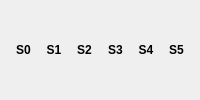
                     <widget class="QWidget" name="widget_15" native="true">
                      <layout class="QHBoxLayout" name="horizontalLayout_36">
                       <item>
                        <widget class="SwitchableLabel" name="s0_now_lbl">
                         <property name="font">
                          <font>
                           <weight>75</weight>
                           <bold>true</bold>
                          </font>
                         </property>
                         <property name="text">
                          <string>S0</string>
                         </property>
                         <property name="alignment">
                          <set>Qt::AlignCenter</set>
                         </property>
                        </widget>
                       </item>
                       <item>
                        <widget class="SwitchableLabel" name="s1_now_lbl">
                         <property name="font">
                          <font>
                           <weight>75</weight>
                           <bold>true</bold>
                          </font>
                         </property>
                         <property name="text">
                          <string>S1</string>
                         </property>
                         <property name="alignment">
                          <set>Qt::AlignCenter</set>
                         </property>
                        </widget>
                       </item>
                       <item>
                        <widget class="SwitchableLabel" name="s2_now_lbl">
                         <property name="font">
                          <font>
                           <weight>75</weight>
                           <bold>true</bold>
                          </font>
                         </property>
                         <property name="text">
                          <string>S2</string>
                         </property>
                         <property name="alignment">
                          <set>Qt::AlignCenter</set>
                         </property>
                        </widget>
                       </item>
                       <item>
                        <widget class="SwitchableLabel" name="s3_now_lbl">
                         <property name="font">
                          <font>
                           <weight>75</weight>
                           <bold>true</bold>
                          </font>
                         </property>
                         <property name="text">
                          <string>S3</string>
                         </property>
                         <property name="alignment">
                          <set>Qt::AlignCenter</set>
                         </property>
                        </widget>
                       </item>
                       <item>
                        <widget class="SwitchableLabel" name="s4_now_lbl">
                         <property name="font">
                          <font>
                           <weight>75</weight>
                           <bold>true</bold>
                          </font>
                         </property>
                         <property name="text">
                          <string>S4</string>
                         </property>
                         <property name="alignment">
                          <set>Qt::AlignCenter</set>
                         </property>
                        </widget>
                       </item>
                       <item>
                        <widget class="SwitchableLabel" name="s5_now_lbl">
                         <property name="font">
                          <font>
                           <weight>75</weight>
                           <bold>true</bold>
                          </font>
                         </property>
                         <property name="text">
                          <string>S5</string>
                         </property>
                         <property name="alignment">
                          <set>Qt::AlignCenter</set>
                         </property>
                        </widget>
                       </item>
                      </layout>
                     </widget>
